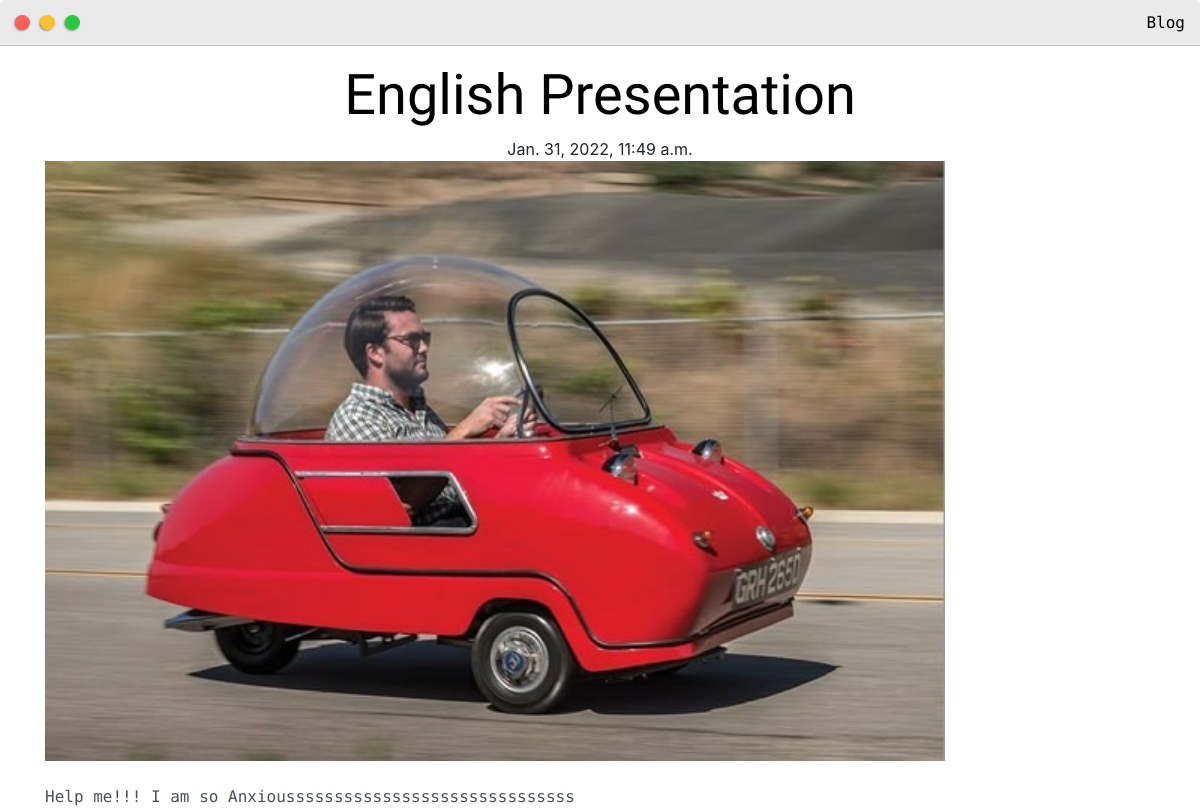
Page /blog/1/ on the committed database.
### blog/models.py (models this page shows, shortened)
class Blog(models.Model):
    title = models.CharField(max_length=50)
    pub_date = models.DateTimeField()
    body = models.CharField(max_length=100)
    image = models.ImageField(upload_to='images/')
    author = models.ForeignKey(User, on_delete=models.CASCADE, default=1)

### blog/views.py (the view)
# urls.py: path('<int:blog_id>/', views.detail, name="detail"),
def detail(request, blog_id):
    blog = get_object_or_404(Blog, pk=blog_id)
    return render(request, 'blog/detail.html',{'blog':blog})

### blog/templates/blog/detail.html (shortened to what this page needs)
{% load static %}
<!DOCTYPE html>
<html>
<head>
    <link rel="stylesheet" href="https://maxcdn.bootstrapcdn.com/bootstrap/4.0.0/css/bootstrap.min.css">
	<link rel="stylesheet" type="text/css" href="{% static 'base/styles/default.css'%}">
</head>
<body>
	<div class="nav-wrapper">
		<a href="{% url 'home' %}">
			<div class="dots-wrapper">
				<div id="dot-1" class="browser-dot"></div>
				<div id="dot-2" class="browser-dot"></div>
				<div id="dot-3" class="browser-dot"></div>
			</div>
		</a>
		<ul id="navigation">
            <li><a href="{% url 'blog' %}">Blog  </a></li>
        </ul>
	</div>
    <main role="main">
        <div class="container">
          <h1 class="text-center pt-3">{{blog.title}}</h1>
          <div class="text-center">{{blog.pub_date}}</div>
            <img class="image-fluid" imageclass="card-img-right flex-auto d-none d-md-block" src="{{blog.image.url}}" height="600" width="900">
                <br>
                <br>
                <p class="card-text mb-auto">{{blog.body}}</p>
              </div>
        </main>
</body>
</html>

### base/static/base/styles/default.css (style rules this page uses)
:root { --mainColor:#eaeaea; --secondaryColor:#fff; --borderColor:#c1c1c1; --mainText:black; --secondaryText:#4b5156; --themeDotBorder:#24292e; --previewBg:rgb(251, 249, 243, 0.8); --previewShadow:#f0ead6; --buttonColor:black; }
html, body { padding: 0; margin: 0; scroll-behavior: smooth; }
body * { transition: 0.3s; }
h1, h2, h3, h4, h5, h6, strong { color: var(--mainText); font-family: 'Russo One', sans-serif; font-weight: 500; }
p, li, span, label, input, textarea { color: var(--secondaryText); font-family: 'Roboto Mono', monospace; }
a { text-decoration: none; color:#17a2b8; }
ul { list-style: none; }
h1 { font-size: 56px; }
.nav-wrapper { border-radius:5px 5px 0 0; grid-area:nav-wrapper; border-bottom: 1px solid var(--borderColor); display: flex; justify-content: space-between; align-items: center; background-color: var(--mainColor); }
#navigation a { color:var(--mainText); }
#navigation { margin:0; padding: 10px; }
#navigation li { display: inline-block; margin-right: 5px; margin-left:5px; }
.dots-wrapper { display: flex; padding: 10px; }
#dot-1 { background-color: #FC6058; }
#dot-2 { background-color: #FEC02F; }
#dot-3 { background-color: #2ACA3E; }
.browser-dot { background-color: black; height: 15px; width: 15px; border-radius: 50%; margin: 5px; -webkit-box-shadow: -1px 1px 3px -1px rgba(0,0,0,0.75); -moz-box-shadow: -1px 1px 3px -1px rgba(0,0,0,0.75); box-shadow: -1px 1px 3px -1px rgba(0,0,0,0.75); }

### rows in the picture
Blog: title "English Presentation", pub_date "Jan. 31, 2022, 11:49 a.m.", image (picture), body "Help me!!! I am so Anxioussssssssssssssssssssssssssssss"
